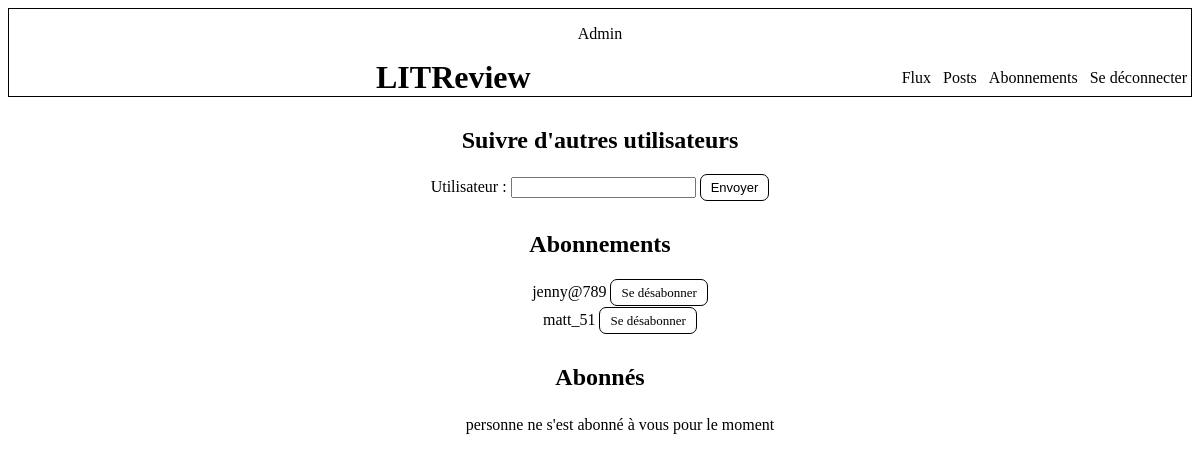
Page /abonnements/ (signed in) on the earlier database version.
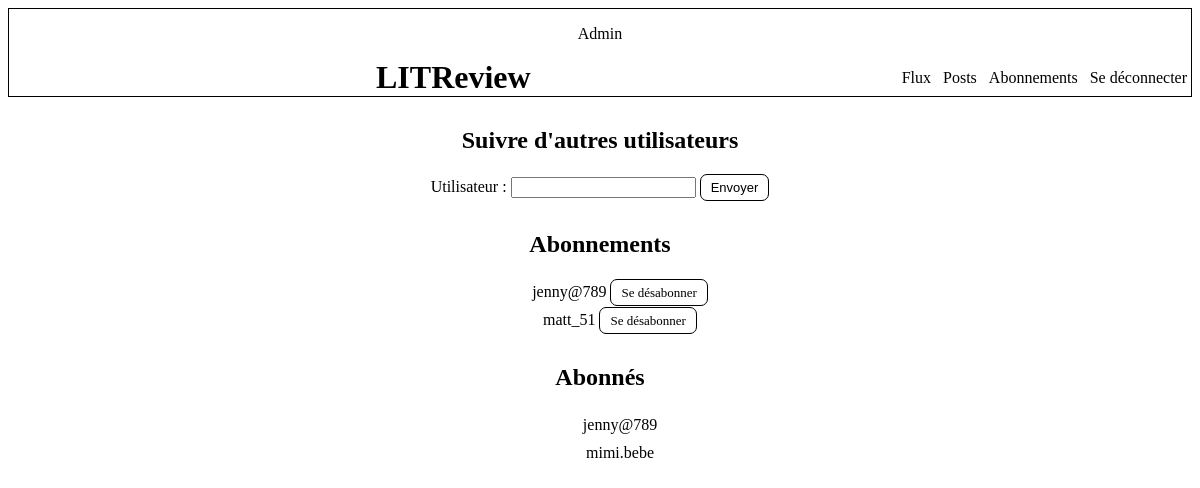
Same page on the later database version.
### connexion/models.py (models this page shows)
class User(AbstractUser):
    abonnement = models.ManyToManyField("self", through="Abonnement",
                                        symmetrical=False)

class Abonnement(models.Model):
    user = models.ForeignKey(to=settings.AUTH_USER_MODEL,
                             on_delete=models.CASCADE,
                             related_name="qui_suit")
    user_suivi = models.ForeignKey(to=settings.AUTH_USER_MODEL,
                                   on_delete=models.CASCADE,
                                   related_name="suivi_par")
    class Meta:
        unique_together = ("user", "user_suivi")

### blog/views.py (the view, shortened to what this page needs)
# urls.py: path("abonnements/", blog.views.suivre_user, name="abonnements"),
@login_required
def suivre_user(request):
    form = forms.AbonnementForm()
    connecte = request.user
    abonnements = models.Abonnement.objects.all()
    abonnes = connecte.suivi_par.all()
    context = {"form": form, "abonnements": abonnements, "abonnés": abonnes}
    return render(request, "abonnements.html", context=context)

### blog/forms.py
class AbonnementForm(forms.Form):
    utilisateur = forms.CharField(max_length=150)

### blog/templates/abonnements.html (shortened to what this page needs)
{% extends "base.html" %}
{% block content %}
<div id="page_abonnements">
    <section id="suivre_user">
        <h2>Suivre d'autres utilisateurs</h2>
        <form method="post" novalidate>
            {{ form }}
            <button class="bouton" type="submit">Envoyer</button>
        </form>
    </section>
    <section id="abonnements">
        <h2>Abonnements</h2>
        <ul>
            {% if abonnements %}
                {% for abonnement in abonnements %}
                    {% if user == abonnement.user %}
                        <li>
                            {{ abonnement.user_suivi.username }}
                            <a class="bouton"
                               href="{% url 'désabonnement' abonnement.id %}">
                                Se désabonner</a>
                        </li>
                    {% endif %}
                {% endfor %}
            {% else %}
                <li>vous n'êtes abonné à personne</li>
            {% endif %}
        </ul>
    </section>
    <section id="abonnes">
        <h2>Abonnés</h2>
        <ul>
            {% if abonnés %}
                {% for abonné in abonnés %}
                    <li>
                        {{ abonné.user.username }}
                    </li>
                {% endfor %}
            {% else %}
                <li>personne ne s'est abonné à vous pour le moment</li>
            {% endif %}
        </ul>
    </section>
</div>
{% endblock content %}

### LITReview/templates/base.html (shortened to what this page needs)
<!DOCTYPE html>
{% load static %}
<html lang="fr">
<head>
    <link rel="stylesheet" href="{% static 'styles.css' %}">
</head>
<body>
    <header>
        <p>{{ user }}</p>
        <h1>LITReview</h1>
        {% if user.is_authenticated %}
            <nav>
                <a href="{% url 'flux' %}">Flux</a>
                <a href="#">Posts</a>
                <a href="{% url 'abonnements' %}">Abonnements</a>
                <a href="{% url 'deconnexion' %}">Se déconnecter</a>
            </nav>
        {% endif %}
    </header>
    {% block content %}
    {% endblock content %}
</body>
</html>

### LITReview/static/styles.css (style rules this page uses)
* { font-family: "Arial", "Georgia", "sans-serif" box-sizing: border-box; }
header { border: 1px black solid; text-align : center; }
header h1 { display: inline-block; margin: 0 }
header nav { display: inline-block; float: right; padding-top: 10px; padding-bottom: 10px; }
header nav a { text-decoration: none; color: black; margin: 4px; }
.bouton { color: black; text-decoration: none; font-size: small; background-color: white; border: 1px black solid; border-radius: 7px; padding: 5px 10px 5px 10px; }
#formulaire_inscription h1, #page_abonnements, #page_désabonnement { text-align: center; }
#suivre_user, #abonnements, #abonnes { margin-top: 30px; }
#abonnements ul, #abonnes ul { list-style-type: none; }
#abonnements li, #abonnes li { padding: 5px; }

Differences in the rows shown:
added Abonnement: user.username "jenny@789", shown under "Abonnés"
added Abonnement: user.username "mimi.bebe", shown under "Abonnés"
Other differences:
text no longer shown: "personne ne s'est abonné à vous pour le moment"
